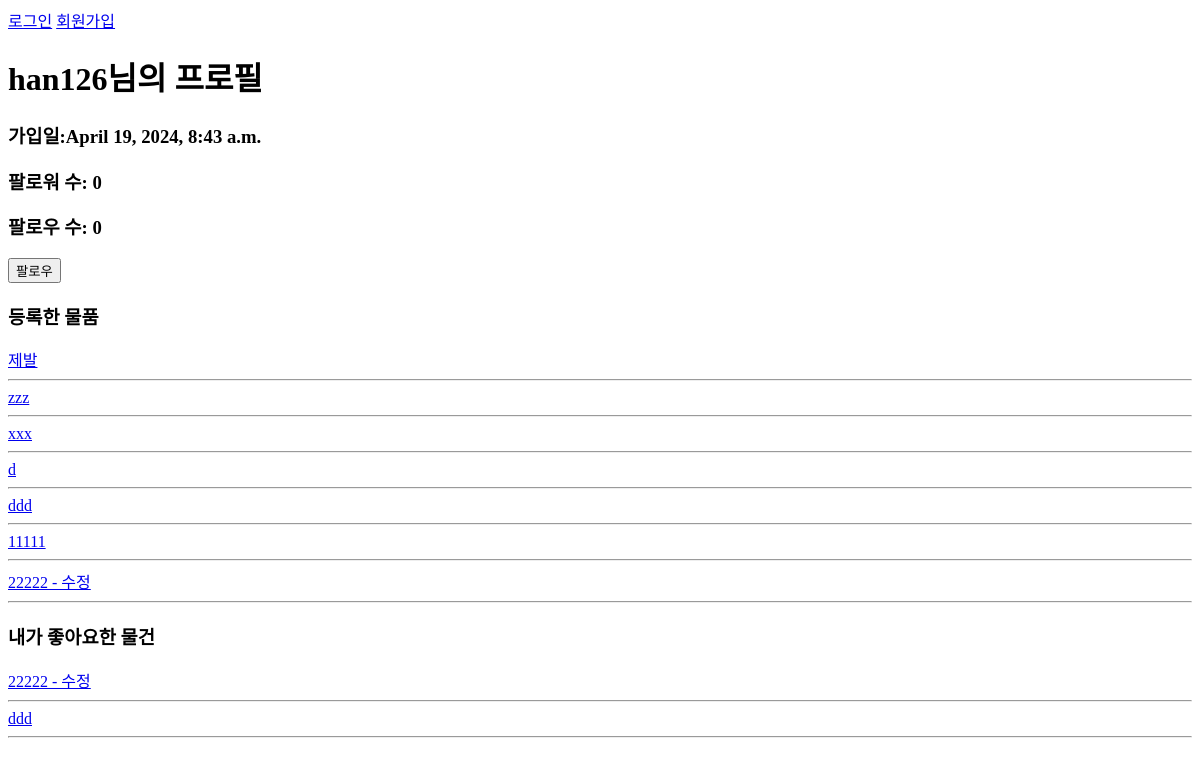
Before: /accounts/profile/han126/ with the older database file.
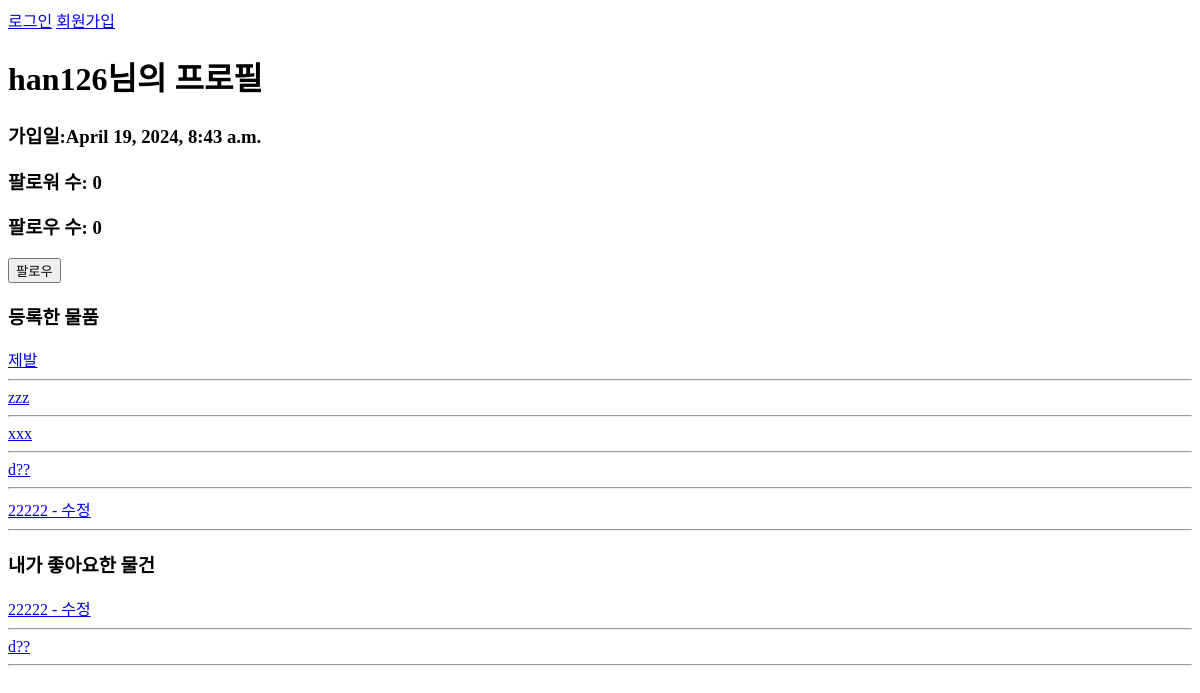
After: the same page with the newer database file.
### products/models.py (models this page shows, shortened)
class Products(models.Model):
    title = models.CharField(max_length=50)
    content = models.TextField()
    author = models.ForeignKey( #유저테이블이랑 포린키로 이미 엮여있다! ;;;
        settings.AUTH_USER_MODEL, on_delete=models.CASCADE, related_name="product"
    )
    like_users = models.ManyToManyField(
        settings.AUTH_USER_MODEL, related_name="like_products"
    )

### accounts/views.py (the view)
# urls.py: path('profile/<str:username>/', views.profile, name="profile"),
def profile(request, username):
    member = get_object_or_404(get_user_model(), username=username) #유저 테이블 안에 있는 유저, 이미 프로덕트가 들어가 있다 ;;;;
    context = {
        "member": member,
        }
    return render(request, 'accounts/profile.html', context)

### accounts/templates/accounts/profile.html (shortened to what this page needs)
{% extends "base.html" %}
{% block content %}
<h1>{{ member.username }}님의 프로필</h1>
<h3>가입일:{{ member.created_at}}</h3>
<h3>팔로워 수: {{ member.followers.count }}</h3>
<h3>팔로우 수: {{ member.following.count }}</h3>
{% if request.user != member %}
    <form action="{% url "accounts:follow" member.pk %}" method="POST">
        {% if request.user in member.followers.all %}
            <input type="submit" value="언팔로우">
        {% else %}
            <input type="submit" value="팔로우">
        {% endif %}
    </form>
{% endif %}
<h3>등록한 물품</h3>
{% for product in member.product.all %}
    <a href="{% url "products:detail" product.pk %}"> {{ product.title }} </a>
    <br>
    <hr>
{% endfor %}
<h3>내가 좋아요한 물건</h3>
{% for product in member.like_products.all %}
    <a href="{% url "products:detail" product.pk %}"> {{ product.title }} </a>
    <br>
    <hr>
{% endfor %}
{% endblock content %}

Changed rows visible on the page:
removed Products: title "ddd"
removed Products: title "11111", shown under "등록한 물품"
now on one of the page's lists (row edited): Products: title "d??"
changed Products (number 4 of 5 on the later page): title "d" → "d??"
